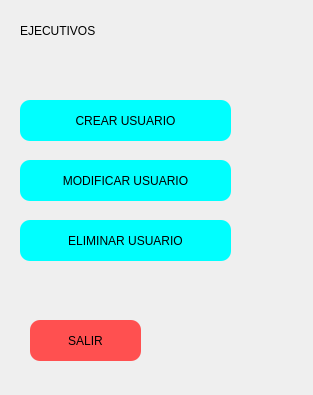
<?xml version="1.0" encoding="UTF-8"?>
<ui version="4.0">
 <class>Form</class>
 <widget class="QWidget" name="Form">
  <property name="geometry">
   <rect>
    <x>0</x>
    <y>0</y>
    <width>313</width>
    <height>395</height>
   </rect>
  </property>
  <property name="windowTitle">
   <string>Form</string>
  </property>
  <property name="styleSheet">
   <string notr="true">QPushButton {background-color: rgb(0, 255, 255);
font: 14pt &quot;Arial&quot;;
border-radius: 10px;
border-width: 2px;
hover: rgb(212, 255, 252)
}

QPushButton:hover {
background-color: rgb(100, 255, 255);
}

QPushButton:pressed {
background-color: rgb(27, 198, 186)
}

QLabel{
font: 14pt &quot;Arial&quot;;
}

#exitButton {background-color: rgb(255, 80, 80);
font: 14pt &quot;Arial&quot;;
border-radius: 10px;
border-width: 2px;
hover: rgb(212, 255, 252)
}

#exitButton:hover {
background-color: rgb(255, 136, 136);
}

#exitButton:pressed {
background-color: rgb(186, 3, 3)
}

#welcome_label_analista_calidad{
font: 18pt &quot;Arial&quot;;
}
</string>
  </property>
  <widget class="QLabel" name="executivLabel">
   <property name="geometry">
    <rect>
     <x>20</x>
     <y>10</y>
     <width>131</width>
     <height>41</height>
    </rect>
   </property>
   <property name="text">
    <string>EJECUTIVOS</string>
   </property>
  </widget>
  <widget class="QPushButton" name="createUserButon">
   <property name="geometry">
    <rect>
     <x>20</x>
     <y>100</y>
     <width>211</width>
     <height>41</height>
    </rect>
   </property>
   <property name="text">
    <string>CREAR USUARIO</string>
   </property>
  </widget>
  <widget class="QPushButton" name="updateUserButton">
   <property name="geometry">
    <rect>
     <x>20</x>
     <y>160</y>
     <width>211</width>
     <height>41</height>
    </rect>
   </property>
   <property name="text">
    <string>MODIFICAR USUARIO</string>
   </property>
  </widget>
  <widget class="QPushButton" name="deleteUserButton">
   <property name="geometry">
    <rect>
     <x>20</x>
     <y>220</y>
     <width>211</width>
     <height>41</height>
    </rect>
   </property>
   <property name="text">
    <string>ELIMINAR USUARIO</string>
   </property>
  </widget>
  <widget class="QPushButton" name="exitButton">
   <property name="geometry">
    <rect>
     <x>30</x>
     <y>320</y>
     <width>111</width>
     <height>41</height>
    </rect>
   </property>
   <property name="text">
    <string>SALIR</string>
   </property>
  </widget>
 </widget>
 <resources/>
 <connections/>
</ui>
